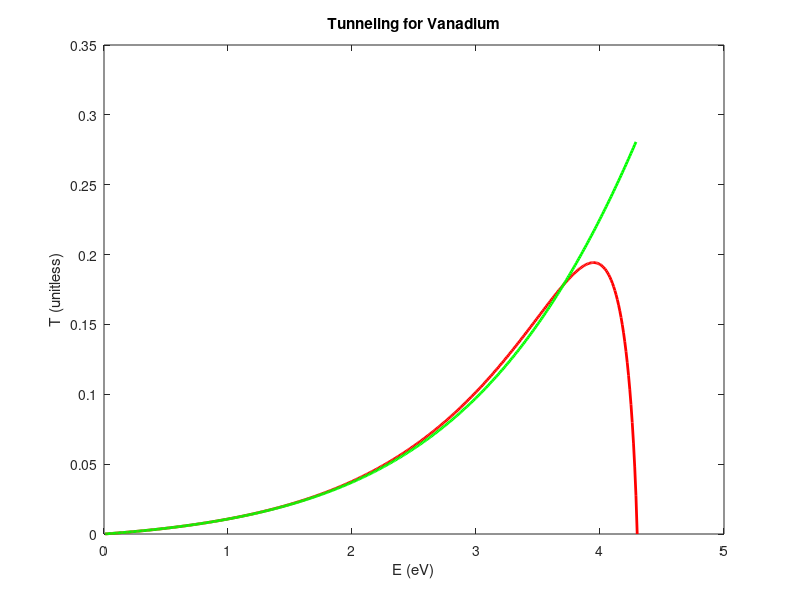

Reproduce this figure in MATLAB.
% RJ Hill
% Project 1

% This program is designed to take the work function of a sample
% and use it to plot tunneling versus applied voltage.

% clear all variables and the console, set the format.
clear
clc
format long

% *** CONVERSION FACTORS ***
% 1 eV = 1.60217646E-19 J
toJoules = 1.60217646E-19;
toEV = 1/1.60217646E-19;


% *** CONSTANTS ***
% Speed of light (2.998E8 m/s)
C = 2.998E8;

% Elementary charge (1.60217646E-19 C)
e = 1.60217646E-19;

% Electron mass (9.1095E-31 kg)
Me = 9.1095E-31;

% Reduced Planck constant (h-bar in eV*s)
h = 1.055E-34 * toEV;

% Electron mass energy (~.511 MeV)
Ee = Me*C^2 * toEV;


% *** VARIABLES ***
% Work function for Vanadium (4.3 eV)
Vo = 4.3;


% *** PROGRAM FUNCTION ***
% Applied voltage, which we want to be less than Vo
Va = 0.01:0.01:Vo;
E = Va;

% Alpha calculation
alpha = sqrt((2.*Ee.*(Vo-E))./((h.*C)^2));

% Tunneling calculation
To = 16.0*E.*(Vo-E)/Vo^2;

% a is the distance from the metal tip to the sample (in angstroms)
a = 3.0e-10;

% Calculation of T
T = To.*exp(-2.*alpha.*a);

% calculation of D and T2 (the actual formula not the approximation)
D = Vo^2./(4.*E.*(Vo-E));
T2 = 1./(1+D.*sinh(alpha.*a).^2);

% Setting up the plot of E versus T
p = plot(E,T);
hold on
p2 = plot(E,T2);
title('Tunneling for Vanadium');
xlabel('E (eV)');
ylabel('T (unitless)');
set(p,'Color','red','LineWidth',2)
set(p2,'Color','green','LineWidth',2)